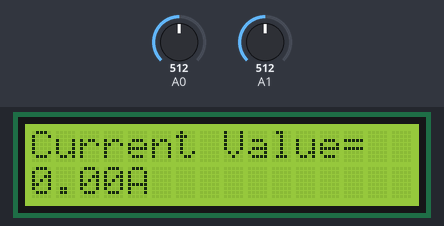
The sketch below on a simulated Arduino Uno, built with avr-gcc and run on an emulated ATmega328P. On the bench: 16×2 character LCD. The inputs (shaded band) are chosen by the test bench; at power-on: A0 = 512, A1 = 512. What the sketch prints to the serial monitor is not drawn.

Above: at 1.2 s.
1.3 s: A0 set to 716
At 3.3 s:
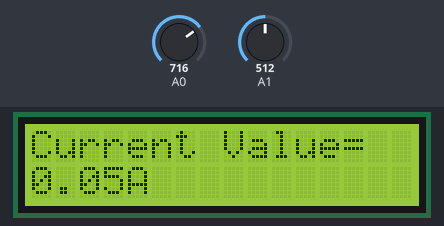
3.6 s: A1 set to 306
At 5.2 s:
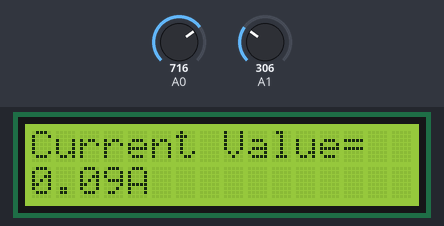
5.6 s: A0 set to 900
At 7.0 s:
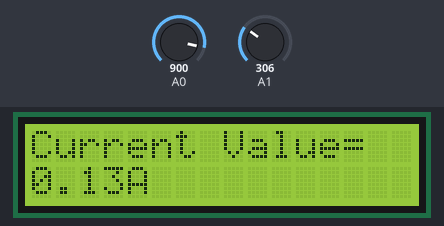
7.7 s: A1 set to 122
At 8.8 s:
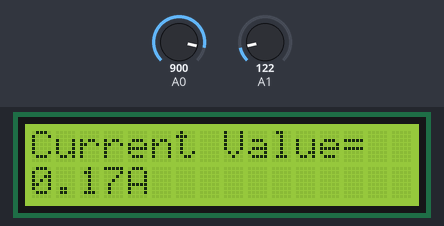
9.7 s: A1 set to 0
At 10.6 s:
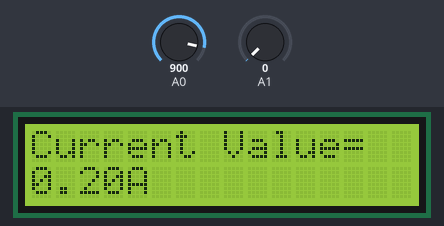
11.7 s: A0 set to 1023
At 13.6 s:
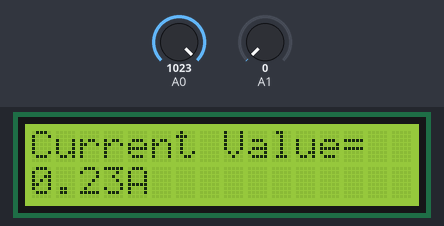
Timing chart, 0 to 14.8 s (numbered marks = the images above; inputs shaded):
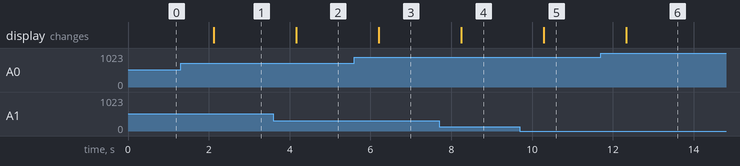

Measured:
- after the input at 1.3 s, the display: changes after 0.83 s (image 1)
- after the input at 3.6 s, the display: changes after 0.57 s (image 2)
- after the input at 5.6 s, the display: changes after 0.61 s (image 3)
- after the input at 7.7 s, the display: changes after 0.55 s (image 4)
- after the input at 9.7 s, the display: changes after 0.59 s (image 5)
- after the input at 11.7 s, the display: changes after 0.63 s (image 6)

The sketch:

digital_ammeter.ino
```cpp
// This code is Designed by Prince Kushwaha

#include <Wire.h>
#include <LiquidCrystal_I2C.h>

// Initialize the library with the I2C address of your LCD.
// The typical address for most I2C LCDs is 0x27 or 0x3F.
LiquidCrystal_I2C lcd(0x27, 16, 2);

void setup() {
  // Initialize serial communication at 9600 baud.
  Serial.begin(9600);

  // Initialize the LCD.
  lcd.init();
  lcd.clear();
  lcd.backlight();
}

void loop() {
  // Read the analog values from the specified analog pins.
  int voltage_value0 = analogRead(A0);
  int voltage_value1 = analogRead(A1);

  // Calculate the subtracted value.
  int subraction_value = voltage_value0 - voltage_value1;

  // Convert the subtracted value to a voltage.
  float temp_val = subraction_value * 0.00488;

  // Calculate the current value.
  float current_value = temp_val / 22;

  // Print the current value to the Serial Monitor.
  Serial.print(current_value);

  // Display the current value on the LCD.
  lcd.setCursor(0, 0);
  lcd.print("Current Value=");
  lcd.setCursor(0, 1);
  lcd.print(current_value);
  lcd.print("A");

  // Wait for a second before repeating the loop.
  delay(1000);
}
```
